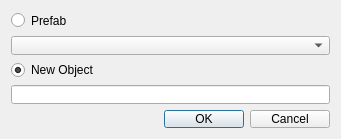
<?xml version="1.0" encoding="UTF-8"?>
<ui version="4.0">
 <class>frmAddObj</class>
 <widget class="QDialog" name="frmAddObj">
  <property name="geometry">
   <rect>
    <x>0</x>
    <y>0</y>
    <width>341</width>
    <height>139</height>
   </rect>
  </property>
  <property name="sizePolicy">
   <sizepolicy hsizetype="Fixed" vsizetype="Fixed">
    <horstretch>0</horstretch>
    <verstretch>0</verstretch>
   </sizepolicy>
  </property>
  <property name="minimumSize">
   <size>
    <width>341</width>
    <height>139</height>
   </size>
  </property>
  <property name="maximumSize">
   <size>
    <width>341</width>
    <height>139</height>
   </size>
  </property>
  <property name="windowTitle">
   <string>Add New Object</string>
  </property>
  <property name="modal">
   <bool>false</bool>
  </property>
  <layout class="QVBoxLayout" name="verticalLayout">
   <item>
    <widget class="QRadioButton" name="rdoPrefab">
     <property name="text">
      <string>Prefab</string>
     </property>
    </widget>
   </item>
   <item>
    <widget class="QComboBox" name="cmbPrefab"/>
   </item>
   <item>
    <widget class="QRadioButton" name="rdoObject">
     <property name="text">
      <string>New Object</string>
     </property>
     <property name="checked">
      <bool>true</bool>
     </property>
    </widget>
   </item>
   <item>
    <widget class="QLineEdit" name="txtObject">
     <property name="clearButtonEnabled">
      <bool>false</bool>
     </property>
    </widget>
   </item>
   <item>
    <widget class="QDialogButtonBox" name="buttonBox">
     <property name="orientation">
      <enum>Qt::Horizontal</enum>
     </property>
     <property name="standardButtons">
      <set>QDialogButtonBox::Cancel|QDialogButtonBox::Ok</set>
     </property>
    </widget>
   </item>
  </layout>
 </widget>
 <tabstops>
  <tabstop>txtObject</tabstop>
  <tabstop>rdoPrefab</tabstop>
  <tabstop>cmbPrefab</tabstop>
  <tabstop>rdoObject</tabstop>
 </tabstops>
 <resources/>
 <connections>
  <connection>
   <sender>buttonBox</sender>
   <signal>accepted()</signal>
   <receiver>frmAddObj</receiver>
   <slot>accept()</slot>
   <hints>
    <hint type="sourcelabel">
     <x>248</x>
     <y>254</y>
    </hint>
    <hint type="destinationlabel">
     <x>157</x>
     <y>274</y>
    </hint>
   </hints>
  </connection>
  <connection>
   <sender>buttonBox</sender>
   <signal>rejected()</signal>
   <receiver>frmAddObj</receiver>
   <slot>reject()</slot>
   <hints>
    <hint type="sourcelabel">
     <x>316</x>
     <y>260</y>
    </hint>
    <hint type="destinationlabel">
     <x>286</x>
     <y>274</y>
    </hint>
   </hints>
  </connection>
 </connections>
</ui>
